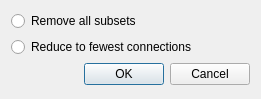
<?xml version="1.0" encoding="UTF-8"?>
<ui version="4.0">
 <class>CFewestLineOptionsDlg</class>
 <widget class="QDialog" name="CFewestLineOptionsDlg">
  <property name="geometry">
   <rect>
    <x>0</x>
    <y>0</y>
    <width>261</width>
    <height>99</height>
   </rect>
  </property>
  <property name="windowTitle">
   <string>Make Fewest Line Map Options</string>
  </property>
  <layout class="QVBoxLayout">
   <item>
    <widget class="QRadioButton" name="c_option">
     <property name="text">
      <string>Remove all subsets</string>
     </property>
    </widget>
   </item>
   <item>
    <widget class="QRadioButton" name="c_radio2">
     <property name="text">
      <string>Reduce to fewest connections</string>
     </property>
    </widget>
   </item>
   <item>
    <layout class="QHBoxLayout">
     <item>
      <spacer name="horizontalSpacer">
       <property name="orientation">
        <enum>Qt::Horizontal</enum>
       </property>
       <property name="sizeHint" stdset="0">
        <size>
         <width>40</width>
         <height>20</height>
        </size>
       </property>
      </spacer>
     </item>
     <item>
      <widget class="QPushButton" name="c_ok">
       <property name="text">
        <string>OK</string>
       </property>
      </widget>
     </item>
     <item>
      <widget class="QPushButton" name="c_cancel">
       <property name="text">
        <string>Cancel</string>
       </property>
      </widget>
     </item>
    </layout>
   </item>
  </layout>
 </widget>
 <resources/>
 <connections>
  <connection>
   <sender>c_ok</sender>
   <signal>clicked()</signal>
   <receiver>CFewestLineOptionsDlg</receiver>
   <slot>OnOK()</slot>
   <hints>
    <hint type="sourcelabel">
     <x>96</x>
     <y>119</y>
    </hint>
    <hint type="destinationlabel">
     <x>26</x>
     <y>97</y>
    </hint>
   </hints>
  </connection>
  <connection>
   <sender>c_cancel</sender>
   <signal>clicked()</signal>
   <receiver>CFewestLineOptionsDlg</receiver>
   <slot>OnCancel()</slot>
   <hints>
    <hint type="sourcelabel">
     <x>193</x>
     <y>115</y>
    </hint>
    <hint type="destinationlabel">
     <x>242</x>
     <y>60</y>
    </hint>
   </hints>
  </connection>
 </connections>
 <slots>
  <slot>OnOK()</slot>
  <slot>OnCancel()</slot>
 </slots>
</ui>
